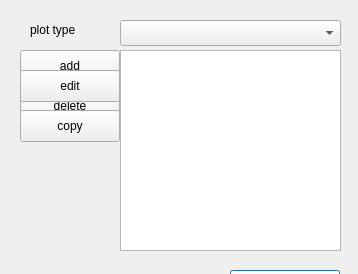
<?xml version="1.0" encoding="UTF-8"?>
<ui version="4.0">
 <class>Dialog</class>
 <widget class="QDialog" name="Dialog">
  <property name="geometry">
   <rect>
    <x>0</x>
    <y>0</y>
    <width>358</width>
    <height>274</height>
   </rect>
  </property>
  <property name="windowTitle">
   <string>post processor</string>
  </property>
  <widget class="QPushButton" name="btn_ok">
   <property name="geometry">
    <rect>
     <x>230</x>
     <y>270</y>
     <width>110</width>
     <height>32</height>
    </rect>
   </property>
   <property name="text">
    <string>close</string>
   </property>
  </widget>
  <widget class="QListView" name="list_plot">
   <property name="geometry">
    <rect>
     <x>120</x>
     <y>50</y>
     <width>221</width>
     <height>201</height>
    </rect>
   </property>
  </widget>
  <widget class="QPushButton" name="btn_add">
   <property name="geometry">
    <rect>
     <x>20</x>
     <y>50</y>
     <width>100</width>
     <height>32</height>
    </rect>
   </property>
   <property name="text">
    <string>add</string>
   </property>
   <property name="autoDefault">
    <bool>false</bool>
   </property>
  </widget>
  <widget class="QPushButton" name="btn_del">
   <property name="geometry">
    <rect>
     <x>20</x>
     <y>90</y>
     <width>100</width>
     <height>32</height>
    </rect>
   </property>
   <property name="text">
    <string>delete</string>
   </property>
   <property name="autoDefault">
    <bool>false</bool>
   </property>
  </widget>
  <widget class="QPushButton" name="btn_edit">
   <property name="geometry">
    <rect>
     <x>20</x>
     <y>70</y>
     <width>100</width>
     <height>32</height>
    </rect>
   </property>
   <property name="text">
    <string>edit</string>
   </property>
   <property name="autoDefault">
    <bool>false</bool>
   </property>
  </widget>
  <widget class="QPushButton" name="btn_copy">
   <property name="geometry">
    <rect>
     <x>20</x>
     <y>110</y>
     <width>100</width>
     <height>32</height>
    </rect>
   </property>
   <property name="text">
    <string>copy</string>
   </property>
   <property name="autoDefault">
    <bool>false</bool>
   </property>
  </widget>
  <widget class="QLabel" name="label">
   <property name="geometry">
    <rect>
     <x>30</x>
     <y>20</y>
     <width>61</width>
     <height>20</height>
    </rect>
   </property>
   <property name="text">
    <string>plot type</string>
   </property>
  </widget>
  <widget class="QComboBox" name="cb_plot">
   <property name="geometry">
    <rect>
     <x>120</x>
     <y>20</y>
     <width>221</width>
     <height>26</height>
    </rect>
   </property>
  </widget>
 </widget>
 <resources/>
 <connections/>
</ui>
